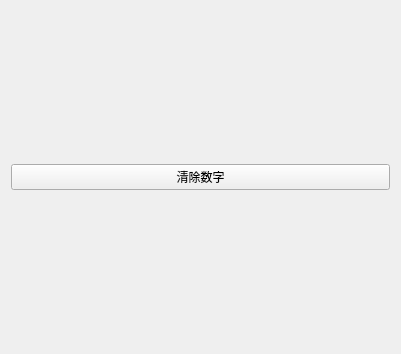
<?xml version="1.0" encoding="UTF-8"?>
<ui version="4.0">
 <class>SudokuForm</class>
 <widget class="QWidget" name="SudokuForm">
  <property name="geometry">
   <rect>
    <x>0</x>
    <y>0</y>
    <width>401</width>
    <height>354</height>
   </rect>
  </property>
  <property name="windowTitle">
   <string>SudokuForm</string>
  </property>
  <layout class="QVBoxLayout" name="verticalLayout">
   <item>
    <layout class="QGridLayout" name="gridLayout"/>
   </item>
   <item>
    <widget class="QPushButton" name="clearNumBtn">
     <property name="text">
      <string>清除数字</string>
     </property>
    </widget>
   </item>
  </layout>
 </widget>
 <resources/>
 <connections/>
</ui>
